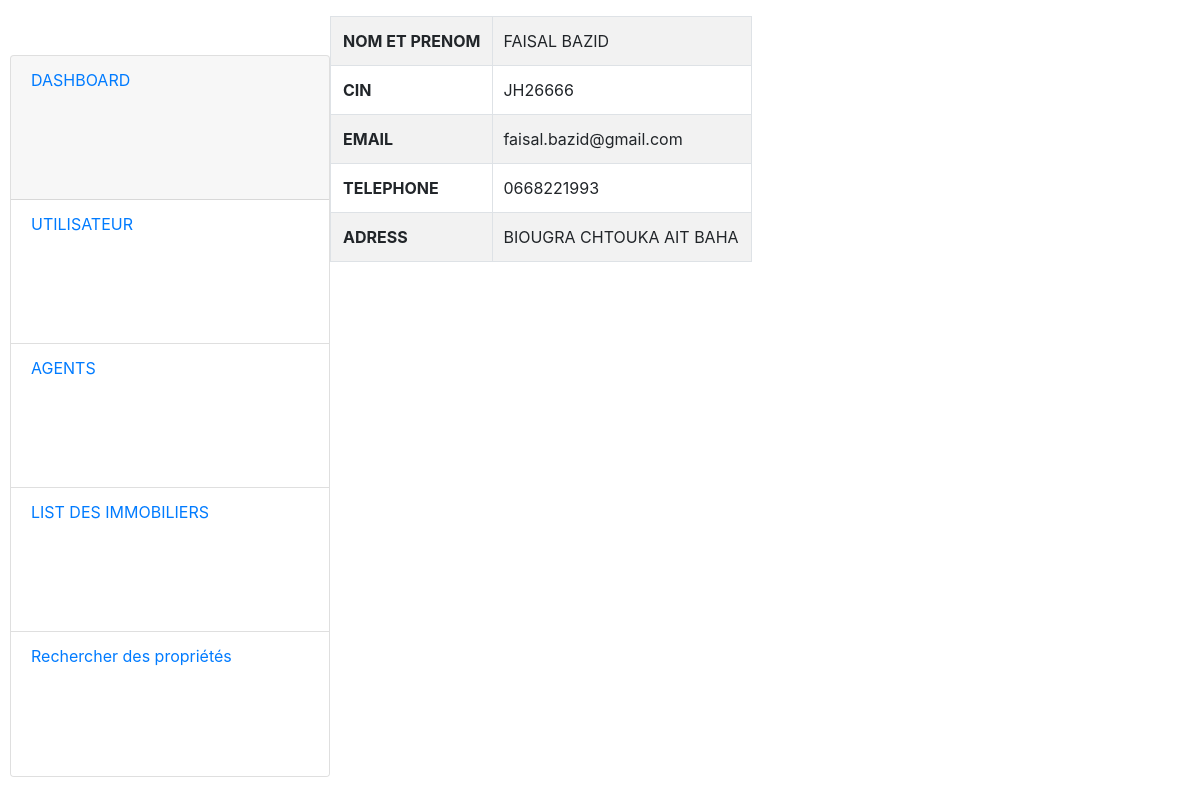
Screenshot of /admin/view-utilisateur.php?voirid=19 (signed in) with the database file from the repository.
### tables this page shows
CREATE TABLE `personne` (
  `id_per` int(11) NOT NULL,
  `cin` varchar(9) NOT NULL,
  `nom` varchar(20) NOT NULL,
  `email` varchar(255) NOT NULL,
  `mdp` char(60) NOT NULL,
  `tel` varchar(20) NOT NULL,
  `adress` varchar(255) NOT NULL,
  `type_per` int(5) DEFAULT NULL
);

### admin/view-utilisateur.php (the view, shortened to what this page needs)
<?php
include('../includes/dbconnection.php');
if (strlen($_SESSION['s_admin']==0)) {
  header('location:logout.php');
  } else{
?>
<!DOCTYPE html>
<html lang="en">
<head>
    <?php include_once('dashboard.php');?>
</head>
<body>
<form class="form-horizontal" method="post">
  <?php
  $id_per=$_GET['voirid'];
$ret=mysqli_query($con,"select * from personne where id_per='$id_per'");
while ($row=mysqli_fetch_array($ret)) {
?>
                                <table border="1" class="table table-striped table-bordered first" >
                                <tr>
                                    <th >NOM ET PRENOM </th>
                                    <td style="padding-left: 10px"><?php  echo $row['nom'];?></td>
                                </tr>
                                <tr>
                                    <th>CIN </th>
                                    <td style="padding-left: 10px"><?php  echo $row['cin'];?></td>
                                </tr>
                                <tr>
                                    <th>EMAIL </th>
                                    <td style="padding-left: 10px"><?php  echo $row['email'];?></td>
                                </tr>
                                <tr>
                                    <th>TELEPHONE </th>
                                    <td style="padding-left: 10px"><?php  echo $row['tel'];?></td>
                                </tr>
                                <tr>
                                    <th>ADRESS </th>
                                    <td style="padding-left: 10px"><?php  echo $row['adress'];?></td>
                                </tr>
                                </table>
 <?php } ?>
    </form>
</body>
</html>
<?php }  ?>

### admin/dashboard.php (style rules this page uses)
:root { --color-white: #F2F2F2 ; --color-orange: #F2B66D ; --color-blue: #4843D9; --color-blue2: #2D1859; --color-pink:#F25764 ; }
body { display:flex; }

### rows the page displays
personne: nom "FAISAL BAZID", cin "JH26666", email "faisal.bazid@gmail.com", tel "0668221993", adress "BIOUGRA CHTOUKA AIT BAHA"
